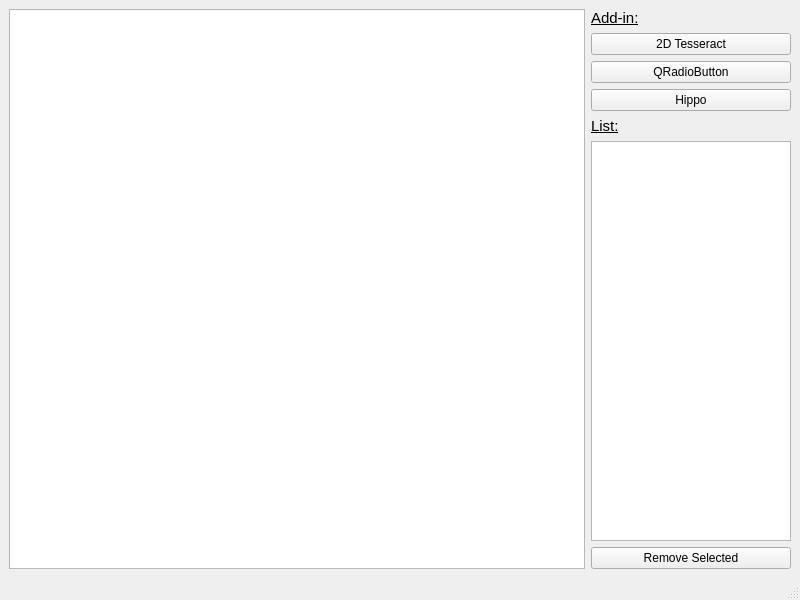
<?xml version="1.0" encoding="UTF-8"?>
<ui version="4.0">
 <class>MainWindow</class>
 <widget class="QMainWindow" name="MainWindow">
  <property name="geometry">
   <rect>
    <x>0</x>
    <y>0</y>
    <width>800</width>
    <height>600</height>
   </rect>
  </property>
  <property name="windowTitle">
   <string>MainWindow</string>
  </property>
  <widget class="QWidget" name="centralwidget">
   <layout class="QHBoxLayout" name="horizontalLayout">
    <item>
     <widget class="QGraphicsView" name="graphicsView"/>
    </item>
    <item>
     <layout class="QVBoxLayout" name="verticalLayout">
      <property name="sizeConstraint">
       <enum>QLayout::SetMinimumSize</enum>
      </property>
      <item>
       <widget class="QLabel" name="label">
        <property name="maximumSize">
         <size>
          <width>16777215</width>
          <height>30</height>
         </size>
        </property>
        <property name="font">
         <font>
          <pointsize>11</pointsize>
          <italic>false</italic>
          <underline>true</underline>
         </font>
        </property>
        <property name="text">
         <string>Add-in:</string>
        </property>
       </widget>
      </item>
      <item>
       <widget class="QPushButton" name="pushButton_3">
        <property name="text">
         <string>2D Tesseract</string>
        </property>
       </widget>
      </item>
      <item>
       <widget class="QPushButton" name="pushButton_2">
        <property name="text">
         <string>QRadioButton</string>
        </property>
       </widget>
      </item>
      <item>
       <widget class="QPushButton" name="pushButton">
        <property name="text">
         <string>Hippo</string>
        </property>
       </widget>
      </item>
      <item>
       <widget class="QLabel" name="label_2">
        <property name="maximumSize">
         <size>
          <width>200</width>
          <height>30</height>
         </size>
        </property>
        <property name="font">
         <font>
          <pointsize>11</pointsize>
          <underline>true</underline>
         </font>
        </property>
        <property name="text">
         <string>List:</string>
        </property>
       </widget>
      </item>
      <item>
       <widget class="QListView" name="listView">
        <property name="maximumSize">
         <size>
          <width>200</width>
          <height>16777215</height>
         </size>
        </property>
       </widget>
      </item>
      <item>
       <widget class="QPushButton" name="pushButton_4">
        <property name="text">
         <string>Remove Selected</string>
        </property>
       </widget>
      </item>
     </layout>
    </item>
   </layout>
  </widget>
  <widget class="QStatusBar" name="statusbar"/>
 </widget>
 <resources/>
 <connections/>
</ui>
